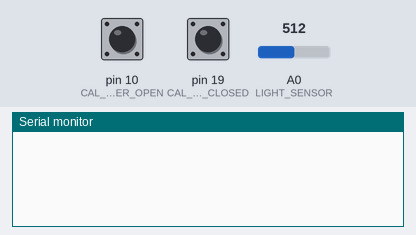
The sketch below on a simulated Arduino Uno, built with avr-gcc and run on an emulated ATmega328P. Parts: the last lines printed to the serial monitor. The inputs (shaded band) are chosen by the test bench; at power-on: A0 (LIGHT_SENSOR) = 512, pin 10 (CAL_BUTTON_SHUTTER_OPEN) HIGH, pin 19 (CAL_BUTTON_SHUTTER_CLOSED) HIGH.

Above: at 1.2 s.
1.3 s: A0 (LIGHT_SENSOR) set to 716
At 2.1 s:
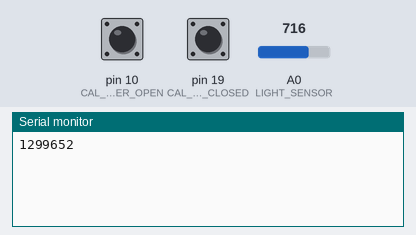
2.8 s: pin 10 (CAL_BUTTON_SHUTTER_OPEN) pulled LOW for 0.15 s
At 4.1 s:
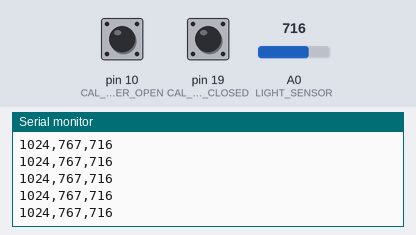
4.4 s: pin 19 (CAL_BUTTON_SHUTTER_CLOSED) pulled LOW for 0.15 s
At 5.4 s:
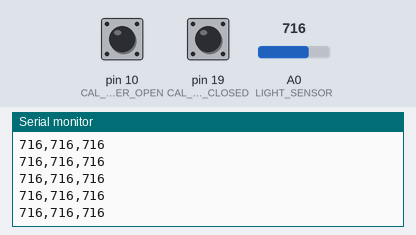
6.0 s: A0 (LIGHT_SENSOR) set to 900
At 6.9 s:
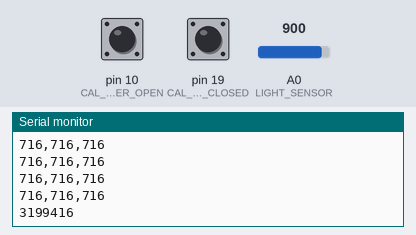
7.5 s: pin 10 (CAL_BUTTON_SHUTTER_OPEN) pulled LOW for 1 s
At 9.0 s:
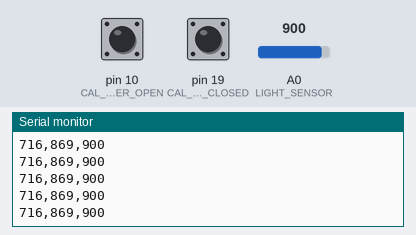
10.0 s: pin 19 (CAL_BUTTON_SHUTTER_CLOSED) pulled LOW for 1 s
At 12.1 s:
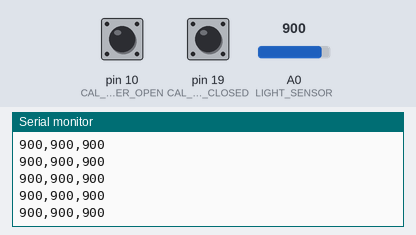
Timing chart, 0 to 13.5 s (numbered marks = the images above; inputs shaded):
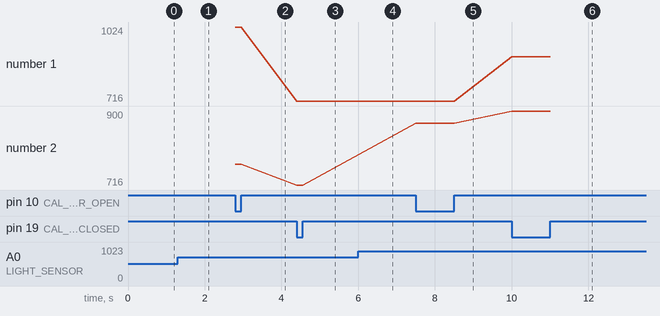

Measured:
- after the input at 1.3 s, the serial monitor: prints a new line at once (image 1)
- after the input at 2.8 s, the serial monitor: prints a new line at once (image 2)
- after the input at 4.4 s, the serial monitor: prints a new line at once (image 3)
- after the input at 6.0 s, the serial monitor: prints a new line at once (image 4)
- after the input at 7.5 s, the serial monitor: prints a new line at once (image 5)
- after the input at 10.0 s, the serial monitor: prints a new line at once (image 6)
- plotted number 2: 716 → 869 after the input at 7.5 s

The sketch:

arduino_shutterspeed.ino
```cpp
// Shutter speed tester
// Jon Wallace 2022

#define LIGHT_SENSOR (A0)
#define CAL_BUTTON_SHUTTER_CLOSED (19) // Marked A5
#define CAL_BUTTON_SHUTTER_OPEN (10)

#define STATE_CLOSED 1
#define STATE_OPEN 0

volatile int shutter_closed_cal = 1024;
volatile int shutter_open_cal = 0;
volatile int trigger = 512;
volatile int state = STATE_CLOSED;
volatile unsigned long open_time = 0;

void setup() {
  Serial.begin(115200);
  pinMode(CAL_BUTTON_SHUTTER_CLOSED, INPUT_PULLUP);
  pinMode(CAL_BUTTON_SHUTTER_OPEN, INPUT_PULLUP);
}

void loop() {
  int sensorValue = analogRead(LIGHT_SENSOR);

    if (digitalRead(CAL_BUTTON_SHUTTER_CLOSED) == 0) {
      shutter_closed_cal = sensorValue;
      update_trigger();
    }

    if (digitalRead(CAL_BUTTON_SHUTTER_OPEN) == 0) {
      shutter_open_cal = sensorValue;
      update_trigger();
    }

    if (sensorValue > trigger && state == STATE_OPEN) {
      Serial.println(micros() - open_time);
      state = STATE_CLOSED;
    }

    if (sensorValue <= trigger && state == STATE_CLOSED) {
      state = STATE_OPEN;
      open_time = micros();
    }

}

void update_trigger()
{
  // Bias the trigger point towards the open condition since the sensor has a long tail to reset to the closed value
  trigger = (shutter_closed_cal + 5*shutter_open_cal) / 6;

  Serial.print(shutter_closed_cal);
  Serial.print(",");
  Serial.print(trigger);
  Serial.print(",");
  Serial.println(shutter_open_cal);
}
```
